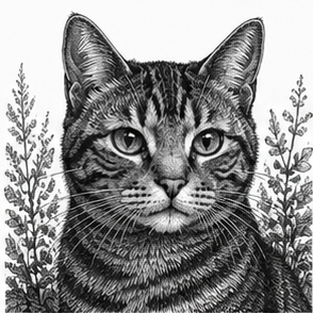
#> input picture ttmp/2026/05/10/ALMANACH-PRINTER-UART--analyze-atoms3r-k118-printer-uart-serial-interface/assets/cat-portraits/portraits/cat-portrait-r01-c01.png, 313 x 313 px; its folder holds only this picture in this run
$ python 01-thermal-lab.py
#> lines starting #> are read from the running program, lines starting #| are printed output that depends on the picture; after the words box and inside, x2 and y2 are one past the last pixel; in counts of white or black regions, pixels touching at a corner belong together
#!/usr/bin/env python3
"""
01-thermal-lab.py — thermal rasterization experiment harness (ALMANACH-RASTER-LAB)

Generates a synthetic "mixed card" (title + body text + gray ramp + a real photo
region), rasterizes it through a chosen dither algorithm and host tone curve,
optionally sets the printer heat/density, and prints it — with a printed settings
header so every physical strip is self-describing.

This is EXPERIMENTAL, ticket-local software. It mirrors the firmware contract
(MSB-first 1-bit packing, GS v 0 via /api/print/bitmap, density via
/api/printer/density) so lab findings transfer directly to the Go service later.

Usage:
  # 1) Inspect previews without a printer (writes upscaled PNGs):
  python3 01-thermal-lab.py --dry-run --out ./out \
      --grid --algos threshold,atkinson,floyd,bayer8 --densities 12,20,28,35

  # 2) Print one candidate:
  python3 01-thermal-lab.py --printer http://192.168.1.242 \
      --algo atkinson --density 24 --gamma 1.4 --contrast 0.85

  # 3) Print the full density x algorithm grid (one labeled strip per cell):
  python3 01-thermal-lab.py --printer http://192.168.1.242 --grid \
      --algos threshold,atkinson,floyd,bayer8 --densities 12,20,28,35

Levers:
  --gamma/--brightness/--contrast   host tone curve (lever 1), applied pre-dither
  --algo / --algos                  1-bit conversion (lever 2)
  --density / --densities           printer heat (lever 3), 0..39, set per strip
"""
import argparse
import io
import os
import sys
import time
import urllib.request
import numpy as np
from PIL import Image, ImageDraw, ImageFont

WIDTH_DEFAULT = 384                      # thermal paper width in dots
SAFE_SEGMENT_BYTES = 36 * 1024           # ESP32 httpd reliable receive limit

# ---------------------------------------------------------------------------
# Fonts
# ---------------------------------------------------------------------------
def load_font(size, bold=False):
    candidates = [
        "/usr/share/fonts/truetype/dejavu/DejaVuSans-Bold.ttf" if bold
        else "/usr/share/fonts/truetype/dejavu/DejaVuSans.ttf",
        "/usr/share/fonts/truetype/liberation/LiberationSans-Regular.ttf",
    ]
    for p in candidates:
        try:
            return ImageFont.truetype(p, size)
        except OSError:
            continue
    return ImageFont.load_default()

# ---------------------------------------------------------------------------
# Synthetic mixed card: title + body + gray ramp + real photo region
# ---------------------------------------------------------------------------
def find_photo():
    import glob, os
    # ttmp root is four levels up from scripts/ (ttmp/YYYY/MM/DD/TICKET/scripts)
    ttmp = os.path.abspath(os.path.join(os.path.dirname(__file__), "..", "..", "..", ".."))
    pats = glob.glob(os.path.join(
        ttmp, "**", "cat-portraits", "portraits", "*.png"), recursive=True)
    return sorted(pats)[0] if pats else None

def build_card(width, photo_path):
    """Return an 8-bit grayscale PIL image: mixed text + ramp + photo."""
#> called with width = 384
    W = width
    img = Image.new("L", (W, 1), 255)  # height grown as we compose
    # We compose onto a tall white canvas then crop.
    H = 1000
    canvas = Image.new("L", (W, H), 255)
#> canvas: PIL image 384x1000 L; every value is 255
    d = ImageDraw.Draw(canvas)
    y = 6

    # --- Title (large) ---
    ft = load_font(30, bold=True)
    d.text((6, y), "ALMANACH", font=ft, fill=0)
    y += 38
    fs = load_font(16, bold=True)
    d.text((6, y), "raster lab — mixed card", font=fs, fill=40)
    y += 26

    # --- Body paragraph (small, several sizes) ---
    for sz, txt in [
        (13, "Body 13px: the quick brown fox jumps over the lazy dog."),
        (11, "Body 11px: legibility check for small thermal glyphs 0123456789."),
        (9,  "Body 9px: fine print aeiou ABCDEFG .,:;!? — does it survive?"),
    ]:
        fb = load_font(sz)
        d.text((6, y), txt, font=fb, fill=0)
        y += sz + 6
#> after the loop, y = 121
    y += 6
#> y = 127

    # --- Horizontal gray ramp 0->255 (tonal calibration band) ---
    ramp_h = 40
    ramp = np.tile(np.linspace(0, 255, W).astype(np.uint8), (ramp_h, 1))
    canvas.paste(Image.fromarray(ramp, "L"), (0, y))
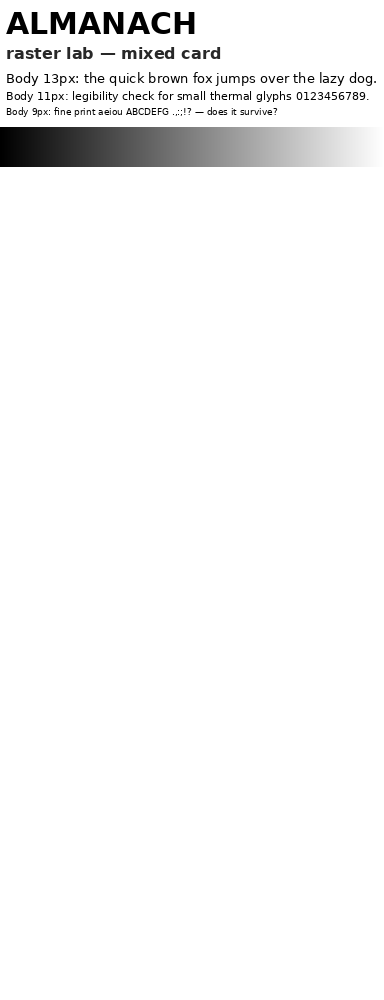
#> canvas: PIL image 384x1000 L; min 0, max 255, mean 246.5
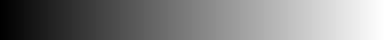
#> ramp: shape (40, 384); min 0, max 255, mean 127
    d.text((6, y + 2), "gray ramp 0->255", font=load_font(9), fill=255)
    y += ramp_h + 8
#> y = 175

    # --- Photo region (real continuous-tone content) ---
    if photo_path:
        photo = Image.open(photo_path).convert("L")
        pw = W - 12
        ph = int(photo.height * pw / photo.width)
#> ph = 372
        ph = min(ph, 300)
#> ph = 300
        photo = photo.resize((pw, ph), Image.LANCZOS)
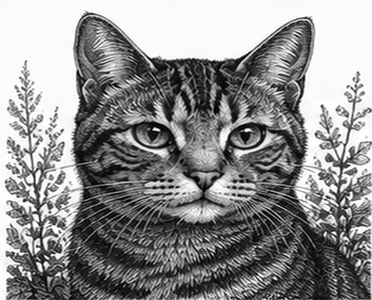
#> photo: PIL image 372x300 L; min 0, max 255, mean 142.3
        canvas.paste(photo, (6, y))
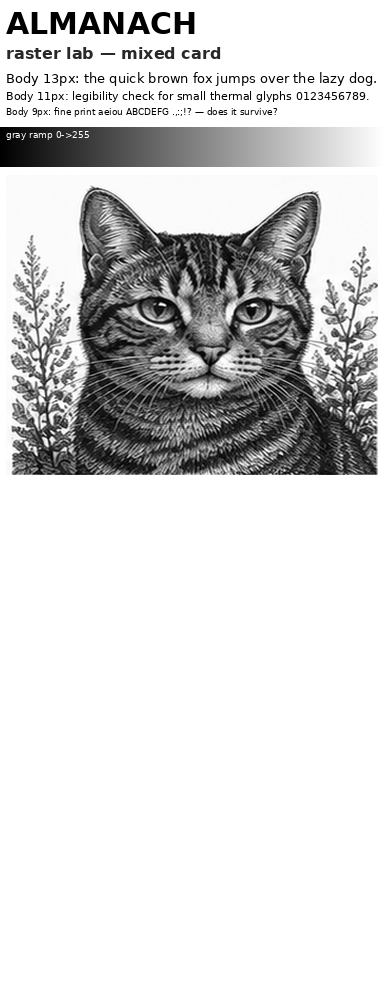
#> canvas: PIL image 384x1000 L; min 0, max 255, mean 213.8
        y += ph + 6
#> y = 481
    else:
        # fallback synthetic radial gradient "photo"
        ph = 220
        yy, xx = np.mgrid[0:ph, 0:W]
        cx, cy = W / 2, ph / 2
        r = np.sqrt((xx - cx) ** 2 + (yy - cy) ** 2)
        g = (255 * (1 - np.clip(r / (W / 2), 0, 1))).astype(np.uint8)
        canvas.paste(Image.fromarray(g, "L"), (0, y))
        y += ph + 6

    return canvas.crop((0, 0, W, min(y + 4, H)))
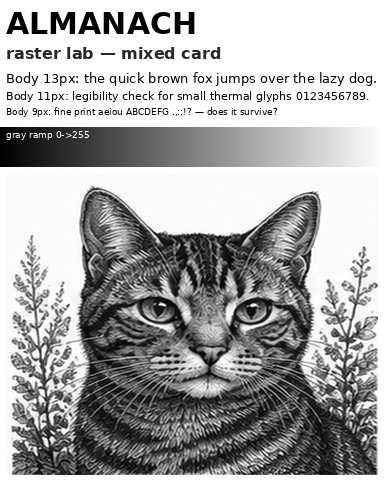
#> returned value: PIL image 384x485 L; min 0, max 255, mean 170.1

# [85 lines left out: functions build_text_card, load_bitmap_font, build_smalltext_card, not called in this run]

# ---------------------------------------------------------------------------
# Tone curve (lever 1): applied to normalized gray v in [0,1]
#   v' = clamp( ((v^gamma) - 0.5) * contrast + 0.5 + brightness )
# gamma<1 lightens midtones, gamma>1 darkens. Direction is decided on paper.
# ---------------------------------------------------------------------------
def apply_tone(gray, gamma, brightness, contrast):
    v = gray.astype(np.float64) / 255.0
    if gamma and gamma > 0:
        v = np.power(np.clip(v, 0, 1), gamma)
    v = (v - 0.5) * contrast + 0.5 + brightness
    return np.clip(v * 255.0, 0, 255)

# ---------------------------------------------------------------------------
# Dither algorithms (lever 2). Return bool array, True = black dot.
# ---------------------------------------------------------------------------
BAYER8 = np.array([
    [0,48,12,60,3,51,15,63],[32,16,44,28,35,19,47,31],
    [8,56,4,52,11,59,7,55],[40,24,36,20,43,27,39,23],
    [2,50,14,62,1,49,13,61],[34,18,46,30,33,17,45,29],
    [10,58,6,54,9,57,5,53],[42,26,38,22,41,25,37,21]], dtype=np.float64)

DIFFUSION = {
    # name: (divisor, [(dx,dy,weight), ...])
    "floyd":   (16, [(1,0,7),(-1,1,3),(0,1,5),(1,1,1)]),
    "atkinson":(8,  [(1,0,1),(2,0,1),(-1,1,1),(0,1,1),(1,1,1),(0,2,1)]),
    "stucki":  (42, [(1,0,8),(2,0,4),(-2,1,2),(-1,1,4),(0,1,8),(1,1,4),(2,1,2),
                     (-2,2,1),(-1,2,2),(0,2,4),(1,2,2),(2,2,1)]),
    "sierra2": (16, [(1,0,4),(2,0,3),(-2,1,1),(-1,1,2),(0,1,3),(1,1,2),(2,1,1)]),
}

def dith_threshold(gray, T):
    return gray < T

# [5 lines left out: function dith_bayer8, not called in this run]

def dith_diffuse(gray, T, name):
    div, taps = DIFFUSION[name]
    work = gray.astype(np.float64).copy()
    h, w = work.shape
    out = np.zeros((h, w), dtype=bool)
    for y in range(h):
        for x in range(w):
            old = work[y, x]
            if old < T:
                out[y, x] = True
                new = 0.0
            else:
                new = 255.0
            err = old - new
            for dx, dy, wgt in taps:
                nx, ny = x + dx, y + dy
                if 0 <= nx < w and 0 <= ny < h:
                    work[ny, nx] += err * wgt / div
    return out

def rasterize(gray8, algo, T, gamma, brightness, contrast):
    toned = apply_tone(gray8, gamma, brightness, contrast)
    if algo == "threshold":
        return dith_threshold(toned, T)
    if algo == "bayer8":
        return dith_bayer8(toned, T)
    if algo in DIFFUSION:
        return dith_diffuse(toned, T, algo)
    raise ValueError(f"unknown algo: {algo}")

# ---------------------------------------------------------------------------
# Settings header rendered into the bitmap (self-describing strips)
# ---------------------------------------------------------------------------
def header_image(width, lines):
    fh = load_font(12)
    lh = 15
    img = Image.new("L", (width, lh * len(lines) + 8), 255)
    d = ImageDraw.Draw(img)
    for i, ln in enumerate(lines):
        d.text((4, 3 + i * lh), ln, font=fh, fill=0)
    return img

# ---------------------------------------------------------------------------
# Packing (must match firmware: width padded to /8, MSB-first, black=bit set)
# ---------------------------------------------------------------------------
def pack_bits(black):
    h, w = black.shape
    wpad = ((w + 7) // 8) * 8
    bpr = wpad // 8
    data = bytearray(bpr * h)
    ys, xs = np.nonzero(black)
    for y, x in zip(ys, xs):
        data[y * bpr + (x >> 3)] |= 0x80 >> (x & 7)
    return bytes(data), wpad, h, bpr

# ---------------------------------------------------------------------------
# Printer client (lever 3 + bitmap POST)
# ---------------------------------------------------------------------------
# [7 lines left out: function set_density, not called in this run]

# Valid K118 speeds (firmware web_speed_supported); lower = more heat dwell = darker
VALID_SPEEDS = [25, 30, 37, 50, 56, 62, 70, 80, 90, 100, 120, 150, 180, 200, 220]

# [27 lines left out: functions set_speed, print_bitmap, not called in this run]

# ---------------------------------------------------------------------------
# Main
# ---------------------------------------------------------------------------
def candidate_lines(name, algo, density, speed, gamma, brightness, contrast, T, black):
    dens = black.mean() * 100.0
    return [
        f"ALMANACH RASTER LAB  {name}",
        f"algo={algo}  density={density}  speed={speed}",
        f"gamma={gamma}  con={contrast:.2f}  bri={brightness:+.2f}  T={T}",
        f"black={dens:.1f}%  {black.shape[1]}x{black.shape[0]}",
    ]

def main():
    ap = argparse.ArgumentParser()
    ap.add_argument("--printer", default="", help="printer base URL, e.g. http://192.168.0.126")
    ap.add_argument("--card", default="mixed", choices=["mixed", "text", "smalltext"], help="which test card")
    ap.add_argument("--algo", default="atkinson")
    ap.add_argument("--algos", default="", help="comma list for --grid")
    ap.add_argument("--density", type=int, default=20)
    ap.add_argument("--densities", default="", help="comma list for --grid")
    ap.add_argument("--speed", type=int, default=80, help="print speed; lower = more heat/darker")
    ap.add_argument("--speeds", default="", help="comma list to sweep speed")
    ap.add_argument("--gamma", type=float, default=1.0)
    ap.add_argument("--brightness", type=float, default=0.0)
    ap.add_argument("--contrast", type=float, default=1.0)
    ap.add_argument("--threshold", type=int, default=128)
    ap.add_argument("--width", type=int, default=WIDTH_DEFAULT)
    ap.add_argument("--feed", type=int, default=3)
    ap.add_argument("--grid", action="store_true")
    ap.add_argument("--dry-run", action="store_true")
    ap.add_argument("--out", default="./out")
    args = ap.parse_args()

    if args.card == "text":
        card = np.array(build_text_card(args.width))
        print(f"[card] text {card.shape[1]}x{card.shape[0]}", file=sys.stderr)
    elif args.card == "smalltext":
        card = np.array(build_smalltext_card(args.width))
        print(f"[card] smalltext {card.shape[1]}x{card.shape[0]}", file=sys.stderr)
    else:
        photo = find_photo()
        card = np.array(build_card(args.width, photo))
        print(f"[card] mixed {card.shape[1]}x{card.shape[0]} photo={photo or 'synthetic'}", file=sys.stderr)

    algos = [a.strip() for a in (args.algos.split(",") if args.algos else [args.algo])]
    densities = [int(x) for x in (args.densities.split(",") if args.densities else [args.density])]
    speeds = [int(x) for x in (args.speeds.split(",") if args.speeds else [args.speed])]
    for s in speeds:
        if s not in VALID_SPEEDS:
            print(f"ERROR: speed {s} not in {VALID_SPEEDS}", file=sys.stderr); sys.exit(2)
    combos = [(a, d, s) for s in speeds for d in densities for a in algos]

    import os
    if args.dry_run:
        os.makedirs(args.out, exist_ok=True)

    for algo, density, speed in combos:
        black = rasterize(card, algo, args.threshold, args.gamma, args.brightness, args.contrast)
        lines = candidate_lines(args.card, algo, density, speed,
                                args.gamma, args.brightness, args.contrast, args.threshold, black)
        # Header packed as pure threshold (crisp text); card region keeps its
        # dithered bits. Stack in bit-space so the header is never re-dithered.
        hdr_black = np.array(header_image(card.shape[1], lines)) < 128
        full_black = np.vstack([hdr_black, black])
        data, wpad, h, bpr = pack_bits(full_black)
        tag = f"{args.card}_{algo}_d{density}_s{speed}_g{args.gamma}"
        if args.dry_run:
            prev = Image.fromarray((~full_black * 255).astype(np.uint8), "L")
            path = os.path.join(args.out, f"{tag}.png")
            prev.save(path)
            print(f"[dry-run] {path}  bytes={len(data)}  black={black.mean()*100:.1f}%", file=sys.stderr)
        else:
            if not args.printer:
                print("ERROR: --printer required to print (or use --dry-run)", file=sys.stderr)
                sys.exit(2)
            print(f"[print] {tag} bytes={len(data)}", file=sys.stderr)
            set_density(args.printer, density)
            set_speed(args.printer, speed)
            time.sleep(0.3)
            segs = print_bitmap(args.printer, data, wpad, h, bpr, args.feed)
            print(f"[print]   sent in {segs} segment(s)", file=sys.stderr)
            time.sleep(1.5)
#> this loop made 1 pass
#> (dens in candidate_lines, wpad, h, bpr) on pass 1: (33.85, 384, 553, 48)
#> pass 1, in main, `black = rasterize(card, algo, args.threshold, args.gamma, args.brightn..`:
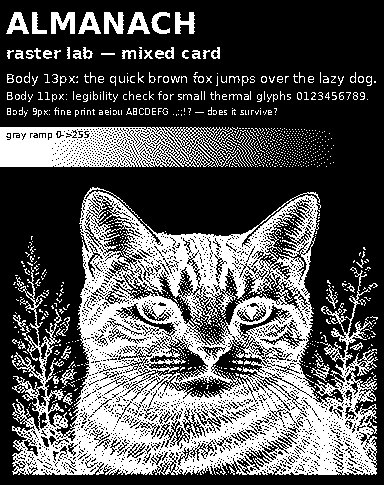
#> black: shape (485, 384) bool; 33.9% white; 1077 white regions (988 under 20 px), largest, box (x1, y1, x2, y2) and area: (12, 187, 378, 475) 48276, (0, 127, 243, 167) 6692, (51, 12, 75, 34) 349
#> after the loop:
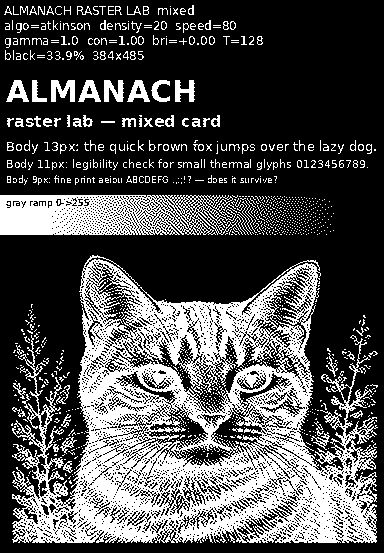
#> full_black: shape (553, 384) bool; 30.7% white; 1189 white regions (1047 under 20 px), largest, box (x1, y1, x2, y2) and area: (12, 255, 378, 543) 48276, (0, 195, 243, 235) 6692, (51, 80, 75, 102) 349

if __name__ == "__main__":
#> (the run stopped early here; a loop or call above may not have finished)

$ run again, on ttmp/2026/05/10/ALMANACH-PRINTER-UART--analyze-atoms3r-k118-printer-uart-serial-interface/assets/cat-portraits/portraits/cat-portrait-r02-c01.png
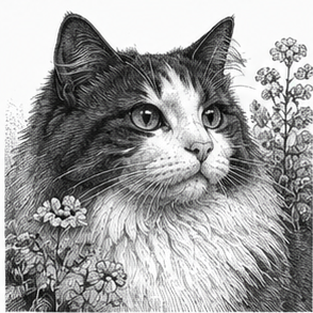
#> input picture ttmp/2026/05/10/ALMANACH-PRINTER-UART--analyze-atoms3r-k118-printer-uart-serial-interface/assets/cat-portraits/portraits/cat-portrait-r02-c01.png, 313 x 313 px
#> after the loop in build_card, `for sz, txt in [`: y = 121
#> in build_card, `y += 6`: y = 127
#> in build_card, `y += ramp_h + 8`: y = 175
#> in build_card, `y += ph + 6`: y = 481
#> the loop in main, `for algo, density, speed in combos:` made 1 pass
#> (dens in candidate_lines, wpad, h, bpr) on pass 1: (28.9, 384, 553, 48)
#> pass 1, in main, `black = rasterize(card, algo, args.threshold, args.gamma, args.brightn..`:
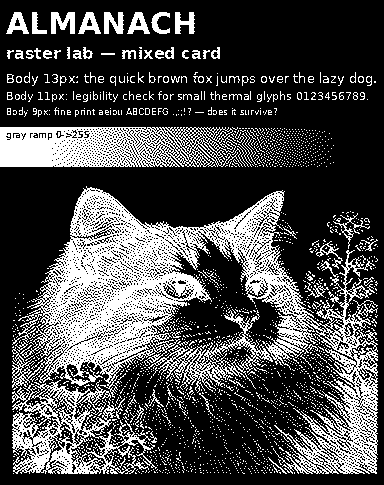
#> black: shape (485, 384) bool; 28.9% white in thin lines or dots
#> after the loop in main, `for algo, density, speed in combos:`:
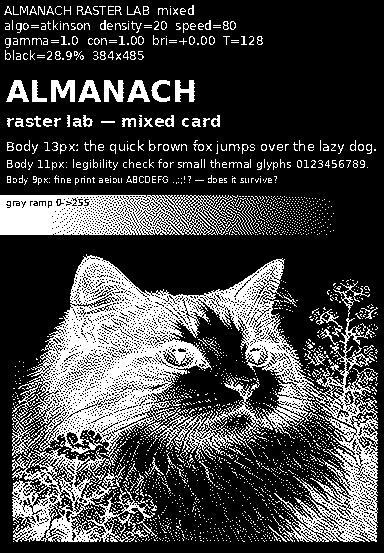
#> full_black: shape (553, 384) bool; 26.3% white in thin lines or dots

$ run again, on ttmp/2026/05/10/ALMANACH-PRINTER-UART--analyze-atoms3r-k118-printer-uart-serial-interface/assets/cat-portraits/portraits/cat-portrait-r02-c02.png
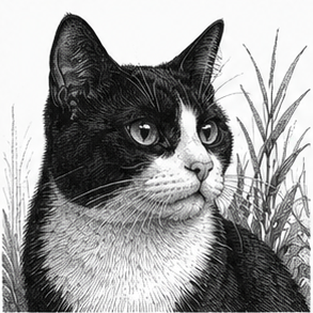
#> input picture ttmp/2026/05/10/ALMANACH-PRINTER-UART--analyze-atoms3r-k118-printer-uart-serial-interface/assets/cat-portraits/portraits/cat-portrait-r02-c02.png, 313 x 313 px
#> after the loop in build_card, `for sz, txt in [`: y = 121
#> in build_card, `y += 6`: y = 127
#> in build_card, `y += ramp_h + 8`: y = 175
#> in build_card, `y += ph + 6`: y = 481
#> the loop in main, `for algo, density, speed in combos:` made 1 pass
#> (dens in candidate_lines, wpad, h, bpr) on pass 1: (31.06, 384, 553, 48)
#> pass 1, in main, `black = rasterize(card, algo, args.threshold, args.gamma, args.brightn..`:
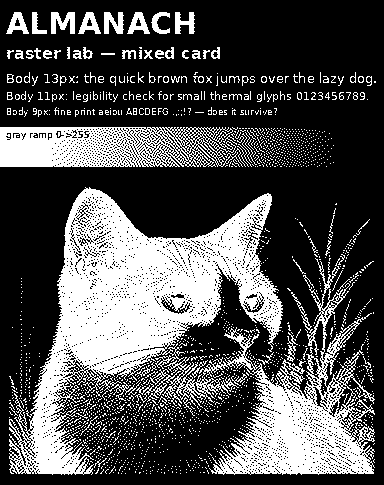
#> black: shape (485, 384) bool; 31.1% white; 1835 white regions (1743 under 20 px), largest, box (x1, y1, x2, y2) and area: (9, 187, 283, 475) 28792, (199, 258, 375, 475) 11771, (0, 127, 243, 167) 6692
#> after the loop in main, `for algo, density, speed in combos:`:
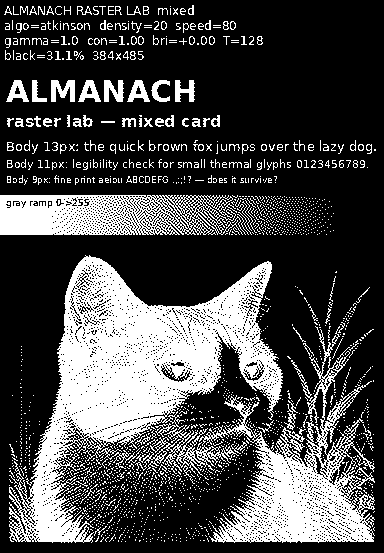
#> full_black: shape (553, 384) bool; 28.2% white; 1947 white regions (1801 under 20 px), largest, box (x1, y1, x2, y2) and area: (9, 255, 283, 543) 28792, (199, 326, 375, 543) 11771, (0, 195, 243, 235) 6692

$ run again, on ttmp/2026/05/10/ALMANACH-PRINTER-UART--analyze-atoms3r-k118-printer-uart-serial-interface/assets/cat-portraits/portraits/cat-portrait-r02-c03.png
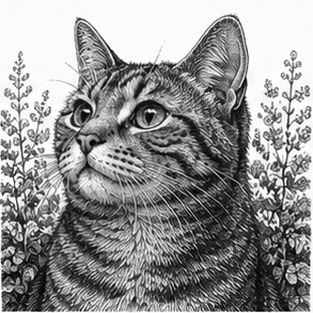
#> input picture ttmp/2026/05/10/ALMANACH-PRINTER-UART--analyze-atoms3r-k118-printer-uart-serial-interface/assets/cat-portraits/portraits/cat-portrait-r02-c03.png, 313 x 313 px
#> after the loop in build_card, `for sz, txt in [`: y = 121
#> in build_card, `y += 6`: y = 127
#> in build_card, `y += ramp_h + 8`: y = 175
#> in build_card, `y += ph + 6`: y = 481
#> the loop in main, `for algo, density, speed in combos:` made 1 pass
#> (dens in candidate_lines, wpad, h, bpr) on pass 1: (32.42, 384, 553, 48)
#> after the loop in main, `for algo, density, speed in combos:`:
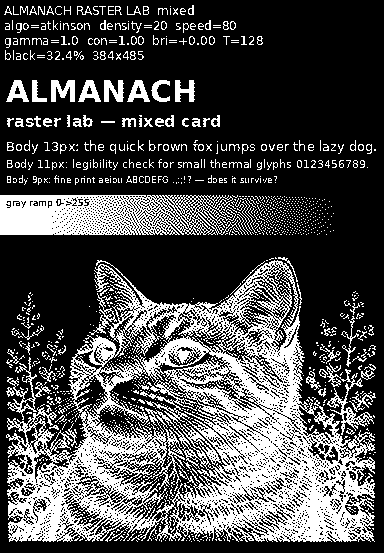
#> full_black: shape (553, 384) bool; 29.4% white; 1316 white regions (1153 under 20 px), largest, box (x1, y1, x2, y2) and area: (6, 260, 375, 542) 43125, (0, 195, 243, 235) 6692, (326, 363, 374, 435) 704
